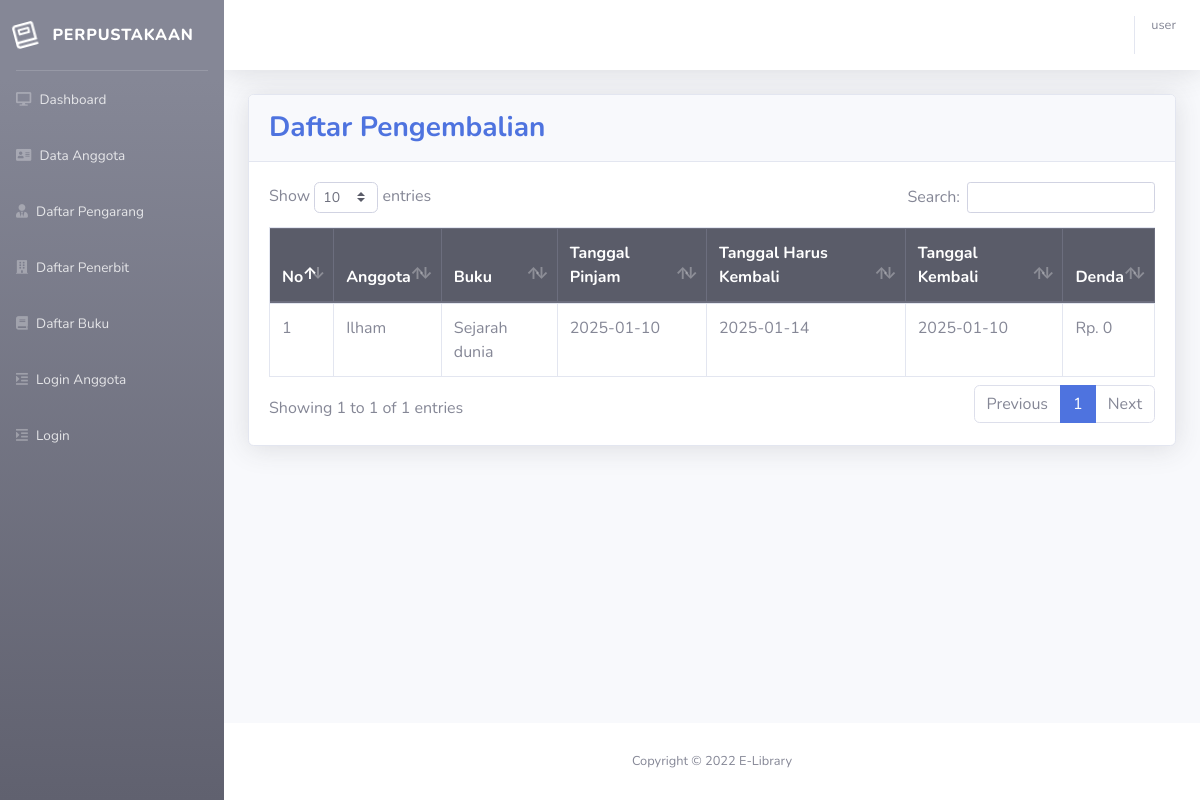
/pengembalian.php, run on the app's committed database.
### tables this page shows
CREATE TABLE `kembali` (
  `id` int NOT NULL,
  `idagt` varchar(10) NOT NULL,
  `kdbuku` varchar(10) NOT NULL,
  `tglp` date NOT NULL,
  `tglhk` date NOT NULL,
  `tglk` date NOT NULL,
  `denda` int NOT NULL
);

CREATE TABLE `anggota` (
  `id` int NOT NULL,
  `idagt` varchar(10) NOT NULL,
  `nama` varchar(40) NOT NULL,
  `password` varchar(40) NOT NULL,
  `t4lahir` varchar(40) NOT NULL,
  `tglhr` date NOT NULL,
  `jkel` varchar(11) NOT NULL,
  `alamat` varchar(40) NOT NULL
);

CREATE TABLE `buku` (
  `id` int NOT NULL,
  `kdbuku` varchar(15) NOT NULL,
  `judul` varchar(100) NOT NULL,
  `tahun` varchar(4) NOT NULL,
  `jumlah` int NOT NULL,
  `idpeng` int NOT NULL,
  `idpen` int NOT NULL
);

### pengembalian.php (the view, shortened to what this page needs)
<?php
include 'header.php';
?>
<div class="container-fluid">
    <div class="card shadow mb-4">
        <div class="card-header py-3">
            <h3 class="m-0 font-weight-bold text-primary">
                Daftar Pengembalian
            </h3>
        </div>
        <div class="card-body">
            <div class="table-responsive">
                <table class="table table-bordered" id="dataTable" width="100%" cellspacing="0">
                <thead class="thead-dark">
                        <tr>
                            <th>No</th>
                            <th>Anggota</th>
                            <th>Buku</th>
                            <th>Tanggal Pinjam</th>
                            <th>Tanggal Harus Kembali</th>
                            <th>Tanggal Kembali</th>
                            <th>Denda</th>
                        </tr>
                    </thead>
                    <tbody>
                        <?php $no = 1;
                        $row = mysqli_query($conn,"SELECT a.id, a.tglp, a.tglhk, a.tglk, a.denda, b.nama, c.judul FROM kembali a, anggota b, buku c WHERE a.idagt = b.idagt AND a.kdbuku = c.kdbuku ");
                        while ($data = mysqli_fetch_assoc($row)) : ?>
                        <tr >
                            <td><?= $no; ?></td>
                            <td><?= $data["nama"]; ?></td>
                            <td><?= $data["judul"]; ?></td>
                            <td><?= $data["tglp"]; ?></td>
                            <td><?= $data["tglhk"]; ?></td>
                            <td><?= $data["tglk"]; ?></td>
                            <td>Rp. <?= number_format($data["denda"]); ?></td>
                        </tr>
                        <?php $no++; ?>
                        <?php endwhile; ?>
                    </tbody>
                </table>
            </div>
        </div>
    </div>
</div>
</div>
<?php include 'footer.php'; ?>

### data on the page
kembali: anggota.nama "Ilham", buku.judul "Sejarah dunia", tglp "2025-01-10", tglhk "2025-01-14", tglk "2025-01-10", denda "0"

### other printed values
$nama "user"
